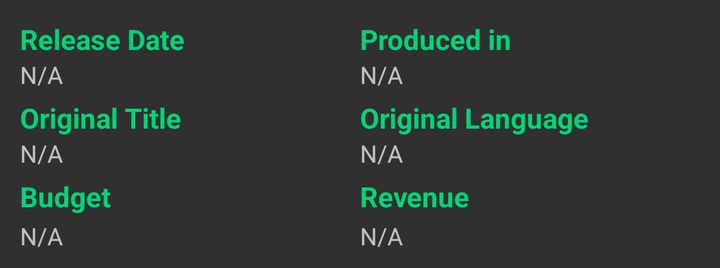
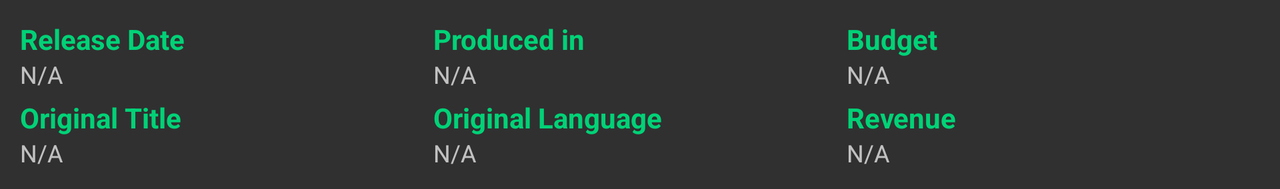

Compare how this app lays out the same screen by default and in its alternative resource folder. The renders come first, then the two layout files and the values they reference.
<!-- AndroidManifest.xml: application theme AppTheme -->
<!-- res/layout/details_text_info.xml -->
<?xml version="1.0" encoding="utf-8"?>
<TableLayout xmlns:android="http://schemas.android.com/apk/res/android"
    android:layout_width="match_parent"
    android:layout_height="wrap_content"
    android:stretchColumns="*"
    android:shrinkColumns="*"
    android:padding="@dimen/default_space_medium">

    
    <TableRow
        style="@style/DetailsTextHeaderTableRow">

        <TextView
            style="@style/DetailsInfoHeaderText"
            android:text="@string/details_header_release_date"/>

        <TextView
            style="@style/DetailsInfoHeaderText"
            android:text="@string/details_header_release_countries"/>
    </TableRow>

    
    <TableRow
        style="@style/DetailsTextInfoTableRow">

        <TextView
            style="@style/DetailsInfoDefaultText"
            android:id="@id/details_text_rel_date"
            android:text="@string/details_default_empty"
            android:gravity="start"/>

        <TextView
            style="@style/DetailsInfoDefaultText"
            android:id="@id/details_text_rel_countries"
            android:text="@string/details_default_empty"
            android:ems="20"
            android:gravity="start"/>
    </TableRow>

    
    <TableRow
        style="@style/DetailsTextHeaderTableRow">

        <TextView
            style="@style/DetailsInfoHeaderText"
            android:text="@string/details_header_orig_title" />

        <TextView
            style="@style/DetailsInfoHeaderText"
            android:text="@string/details_header_orig_lang" />
    </TableRow>


    
    <TableRow
        style="@style/DetailsTextInfoTableRow">

        <TextView
            style="@style/DetailsInfoDefaultText"
            android:id="@id/details_text_orig_title"
            android:text="@string/details_default_empty"
            android:gravity="start"/>

        <TextView
            style="@style/DetailsInfoDefaultText"
            android:id="@id/details_text_orig_lang"
            android:text="@string/details_default_empty"
            android:gravity="start"/>
    </TableRow>

    
    <TableRow
        style="@style/DetailsTextHeaderTableRow">

        <TextView
            style="@style/DetailsInfoHeaderText"
            android:text="@string/details_header_budget" />

        <TextView
            style="@style/DetailsInfoHeaderText"
            android:text="@string/details_header_revenue" />
    </TableRow>


    
    <TableRow
        style="@style/DetailsTextHeaderTableRow">

        <TextView
            style="@style/DetailsInfoDefaultText"
            android:id="@id/details_text_budget"
            android:text="@string/details_default_empty"
            android:gravity="start"/>

        <TextView
            style="@style/DetailsInfoDefaultText"
            android:id="@id/details_text_revenue"
            android:text="@string/details_default_empty"
            android:gravity="start"/>
    </TableRow>

</TableLayout>
<!-- resources referenced by this layout -->
<resources>
  <dimen name="default_space_medium">8dp</dimen>
  <string name="details_default_empty">N/A</string>
  <string name="details_header_budget">Budget</string>
  <string name="details_header_orig_lang">Original Language</string>
  <string name="details_header_orig_title">Original Title</string>
  <string name="details_header_release_countries">Produced in</string>
  <string name="details_header_release_date">Release Date</string>
  <string name="details_header_revenue">Revenue</string>
  <style name="DetailsInfoDefaultText" parent="DetailsSmallText">
          <item name="android:layout_width">0dp</item>
          <item name="android:layout_weight">1</item>
      </style>
  <style name="DetailsInfoHeaderText" parent="DetailsSmallAccentText">
          <item name="android:layout_width">0dp</item>
          <item name="android:layout_weight">1</item>
      </style>
  <style name="DetailsTextHeaderTableRow">
          <item name="android:layout_height">wrap_content</item>
          <item name="android:layout_width">match_parent</item>
          <item name="android:paddingTop">@dimen/default_space_tiny</item>
          <item name="android:paddingLeft">@dimen/default_space_tiny</item>
          <item name="android:paddingRight">@dimen/default_space_tiny</item>
      </style>
  <style name="DetailsTextInfoTableRow">
          <item name="android:layout_height">wrap_content</item>
          <item name="android:layout_width">match_parent</item>
          <item name="android:paddingBottom">@dimen/default_space_tiny</item>
          <item name="android:paddingLeft">@dimen/default_space_tiny</item>
          <item name="android:paddingRight">@dimen/default_space_tiny</item>
      </style>
  <style name="DetailsSmallText">
          <item name="android:layout_height">wrap_content</item>
          <item name="android:layout_width">wrap_content</item>
          <item name="android:gravity">center</item>
          <item name="android:textAppearance">@style/TextAppearance.AppCompat.Small</item>
          <item name="android:textSize">12sp</item>
      </style>
  <style name="DetailsSmallAccentText">
          <item name="android:layout_height">wrap_content</item>
          <item name="android:layout_width">wrap_content</item>
          <item name="android:textColor">@color/colorAccent</item>
          <item name="android:textAppearance">@style/TextAppearance.AppCompat.Small</item>
          <item name="android:textStyle">bold</item>
      </style>
  <dimen name="default_space_tiny">2dp</dimen>
  <color name="colorPrimary">#424242</color>
  <color name="colorPrimaryDark">#212121</color>
  <color name="colorAccent">#01d277</color>
  <style name="AppTheme.ActionBarTheme" parent="@style/ThemeOverlay.AppCompat.ActionBar">
          <item name="colorControlNormal">@color/colorAccent
          </item> 
          <item name="actionOverflowButtonStyle">@style/actionOverflowButtonStyle
          </item> 
      </style>
  <style name="DrawerIconStyle" parent="Widget.AppCompat.DrawerArrowToggle">
          <item name="color">@color/colorAccent</item>
      </style>
  <!-- drawable ic_menu_up (drawable) -->
  <vector xmlns:android="http://schemas.android.com/apk/res/android"
      android:width="24dp"
      android:height="24dp"
      android:viewportHeight="24.0"
      android:viewportWidth="24.0">
      <path
          android:fillColor="#01D277"
          android:pathData="M20,11H7.83l5.59,-5.59L12,4l-8,8 8,8 1.41,-1.41L7.83,13H20v-2z" />
  </vector>
  <style name="actionOverflowButtonStyle" parent="@style/Widget.AppCompat.ActionButton.Overflow">
          <item name="android:tint">@color/colorAccent</item>
      </style>
</resources>
<!-- res/layout-land/details_text_info.xml (the repository's variant of the layout above) -->
<!-- drawn on the phone turned sideways -->
<?xml version="1.0" encoding="utf-8"?>
<TableLayout xmlns:android="http://schemas.android.com/apk/res/android"
    android:layout_width="match_parent"
    android:layout_height="wrap_content"
    android:stretchColumns="*"
    android:shrinkColumns="*"
    android:padding="@dimen/default_space_medium">

    
    <TableRow
        style="@style/DetailsTextHeaderTableRow">

        <TextView
            style="@style/DetailsInfoHeaderText"
            android:text="@string/details_header_release_date"/>

        <TextView
            style="@style/DetailsInfoHeaderText"
            android:text="@string/details_header_release_countries"/>

        <TextView
            style="@style/DetailsInfoHeaderText"
            android:text="@string/details_header_budget" />
    </TableRow>

    
    <TableRow
        style="@style/DetailsTextInfoTableRow">

        <TextView
            style="@style/DetailsInfoDefaultText"
            android:id="@id/details_text_rel_date"
            android:text="@string/details_default_empty"
            android:gravity="start"/>

        <TextView
            style="@style/DetailsInfoDefaultText"
            android:id="@id/details_text_rel_countries"
            android:text="@string/details_default_empty"
            android:ems="20"
            android:gravity="start"/>

        <TextView
            style="@style/DetailsInfoDefaultText"
            android:id="@id/details_text_budget"
            android:text="@string/details_default_empty"
            android:gravity="start"/>
    </TableRow>

    
    <TableRow
        style="@style/DetailsTextHeaderTableRow">

        <TextView
            style="@style/DetailsInfoHeaderText"
            android:text="@string/details_header_orig_title" />

        <TextView
            style="@style/DetailsInfoHeaderText"
            android:text="@string/details_header_orig_lang" />

        <TextView
            style="@style/DetailsInfoHeaderText"
            android:text="@string/details_header_revenue" />
    </TableRow>


    
    <TableRow
        style="@style/DetailsTextInfoTableRow">

        <TextView
            style="@style/DetailsInfoDefaultText"
            android:id="@id/details_text_orig_title"
            android:text="@string/details_default_empty"
            android:gravity="start"/>

        <TextView
            style="@style/DetailsInfoDefaultText"
            android:id="@id/details_text_orig_lang"
            android:text="@string/details_default_empty"
            android:gravity="start"/>

        <TextView
            style="@style/DetailsInfoDefaultText"
            android:id="@id/details_text_revenue"
            android:text="@string/details_default_empty"
            android:gravity="start"/>
    </TableRow>

</TableLayout>
